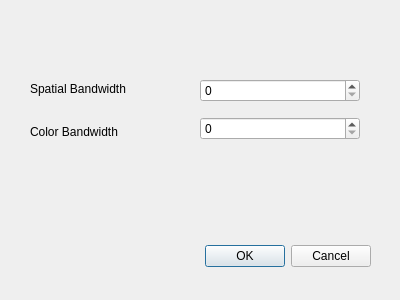
<?xml version="1.0" encoding="UTF-8"?>
<ui version="4.0">
 <class>MeanShiftDialogue</class>
 <widget class="QDialog" name="MeanShiftDialogue">
  <property name="geometry">
   <rect>
    <x>0</x>
    <y>0</y>
    <width>400</width>
    <height>300</height>
   </rect>
  </property>
  <property name="windowTitle">
   <string>Dialog</string>
  </property>
  <widget class="QDialogButtonBox" name="buttonBox">
   <property name="geometry">
    <rect>
     <x>30</x>
     <y>240</y>
     <width>341</width>
     <height>32</height>
    </rect>
   </property>
   <property name="orientation">
    <enum>Qt::Horizontal</enum>
   </property>
   <property name="standardButtons">
    <set>QDialogButtonBox::Cancel|QDialogButtonBox::Ok</set>
   </property>
  </widget>
  <widget class="QWidget" name="verticalLayoutWidget">
   <property name="geometry">
    <rect>
     <x>200</x>
     <y>70</y>
     <width>160</width>
     <height>80</height>
    </rect>
   </property>
   <layout class="QVBoxLayout" name="verticalLayout">
    <item>
     <widget class="QSpinBox" name="spatialBW"/>
    </item>
    <item>
     <widget class="QSpinBox" name="colorBW"/>
    </item>
   </layout>
  </widget>
  <widget class="QWidget" name="verticalLayoutWidget_2">
   <property name="geometry">
    <rect>
     <x>30</x>
     <y>70</y>
     <width>160</width>
     <height>80</height>
    </rect>
   </property>
   <layout class="QVBoxLayout" name="verticalLayout_2">
    <item>
     <widget class="QLabel" name="label">
      <property name="text">
       <string>Spatial Bandwidth</string>
      </property>
     </widget>
    </item>
    <item>
     <widget class="QLabel" name="label_2">
      <property name="text">
       <string>Color Bandwidth</string>
      </property>
     </widget>
    </item>
   </layout>
  </widget>
  <widget class="QWidget" name="horizontalLayoutWidget">
   <property name="geometry">
    <rect>
     <x>120</x>
     <y>20</y>
     <width>160</width>
     <height>80</height>
    </rect>
   </property>
   <layout class="QHBoxLayout" name="horizontalLayout"/>
  </widget>
 </widget>
 <resources/>
 <connections>
  <connection>
   <sender>buttonBox</sender>
   <signal>accepted()</signal>
   <receiver>MeanShiftDialogue</receiver>
   <slot>accept()</slot>
   <hints>
    <hint type="sourcelabel">
     <x>248</x>
     <y>254</y>
    </hint>
    <hint type="destinationlabel">
     <x>157</x>
     <y>274</y>
    </hint>
   </hints>
  </connection>
  <connection>
   <sender>buttonBox</sender>
   <signal>rejected()</signal>
   <receiver>MeanShiftDialogue</receiver>
   <slot>reject()</slot>
   <hints>
    <hint type="sourcelabel">
     <x>316</x>
     <y>260</y>
    </hint>
    <hint type="destinationlabel">
     <x>286</x>
     <y>274</y>
    </hint>
   </hints>
  </connection>
 </connections>
</ui>
